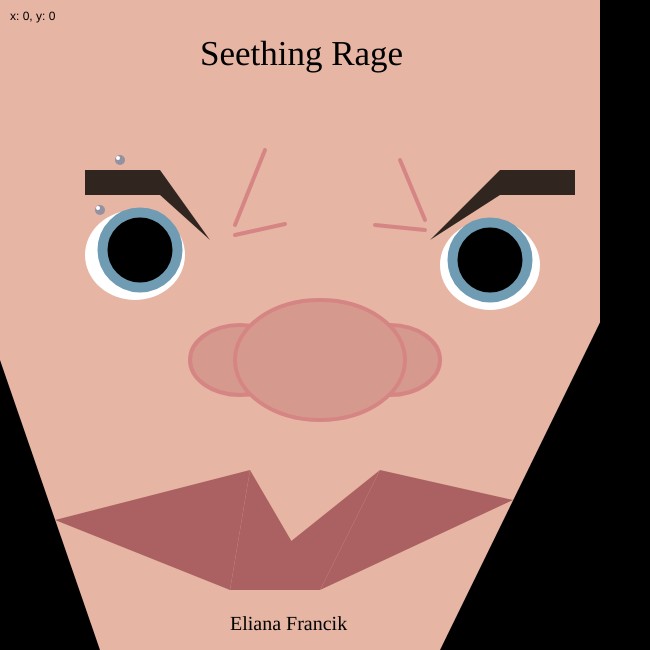
Frame 1 (no input)
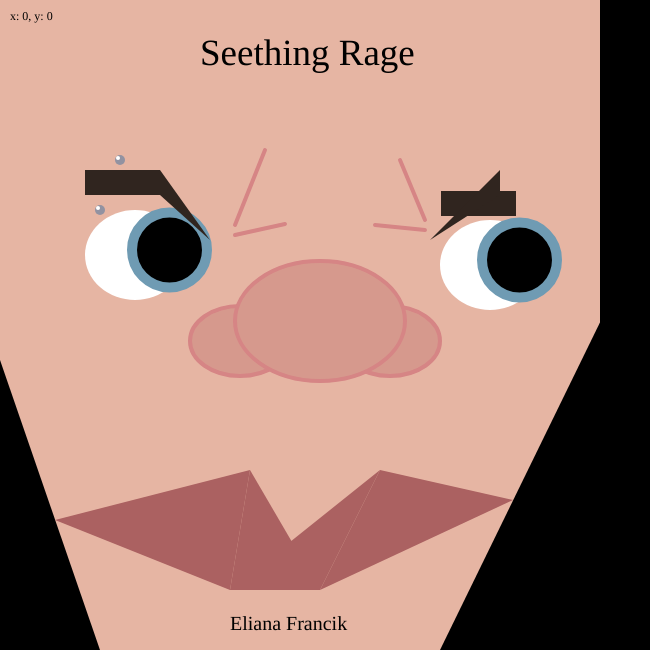
Frame 60 (no input)
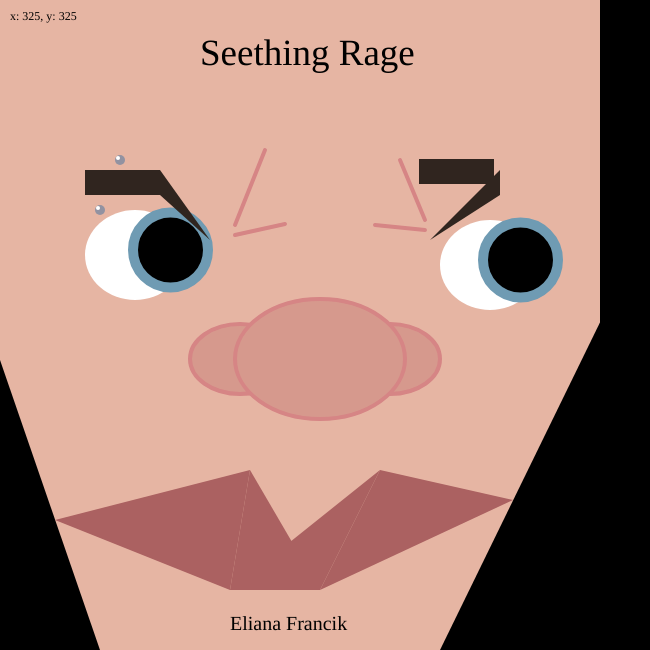
Frame 120 (the mouse pressed at the canvas centre since frame 60)

The p5.js sketch that drew these frames (run headless with seeded random() and noise() and a simulated clock; from frame 60 on, the mouse is pressed at the canvas centre):

// p5.js sketch
// ── sketch.js
// Right Eye Coordinates
var eyerx = 490;
var eyery = 260;
var eyeDirection = 0.5;

// Left Eye Coordinates
var eyelx = 140;
var eyely = 250;

// Nose
var Lnosey = 360;
var LnoseDirection = 1;
var Snosey = 360;
var SnoseDirection = 1;

// Eyebrow Coordinates
var browrx = 500
var browry = 170
var browRXDirection = -1
var browRYDirection = 1
var browlx = 85
var browly = 170
var browLDirection = 1

// Text
var size = 35;
var count = 0;
var sizeDirection = 2;


function setup(){
    createCanvas(650, 650);
}

function draw(){
    background(230, 181, 163);

    // Coordinates
    fill(0);
    noStroke();
    textSize(12);
    text("x: " + round(mouseX) + ", y: " + round(mouseY), 10, 20);


    // Eyewhites
    fill(255);
    ellipse(490,265,100,90);
    ellipse(135,255,100,90);


    // Pupils and Irises
    stroke(111, 155, 179);
    strokeWeight(10);
    fill(0);
    circle(eyerx,eyery,75);
        eyerx+=eyeDirection;
        if(eyerx >= 540 || eyerx <= 440){
        eyeDirection *= -1;
    }

    circle(eyelx,eyely,75);
        eyelx+=eyeDirection;
        if(eyelx >= 185 || eyelx <= 85){
        eyeDirection *= -1;
    }


    // Background
    fill(0);
    noStroke();
    triangle(440, 650, 650, 220, 650, 650);
    triangle(100, 650, 0, 360, 0, 650);
    rect(600, 0, 100, 350)

    // Eyebrows
    fill(48, 37, 31);
    rect(browrx,browry,75,25);
        browrx+=browRXDirection;
        if(browrx >= 500 || browrx <= 400){
        browRXDirection *= -1;
        }
        browry+=browRYDirection;
        if(browry >= 210 || browry <= 145){
        browRYDirection *= -1
        }
    triangle(430, 240, 500, 170, 500, 195);
    rect(85,170,75,25);
    triangle(160, 170, 210, 240, 160, 195);


    // Eyebrow Piercing
    stroke(146, 146, 161);
    strokeWeight(10);
    point(100,210);
    point(120,160);

    stroke(255, 255, 255);
    strokeWeight(4);
    point(98,208);
    point(118,158);


    // Wrinklies
    stroke(214, 133, 133);
    strokeWeight(4);
    line(235,225, 265,150);
    line(425,220, 400,160);
    line(235,235, 285,224);
    line(425,230, 375,225);


    // Nose
    fill(214, 153, 141);
    ellipse(240,Snosey, 100,70);
    ellipse(390,Snosey, 100,70);
    Snosey+=SnoseDirection;
        if(Snosey <= 320 || Snosey >= 380){
        SnoseDirection *= -1;
    }

    ellipse(320,Lnosey, 170,120);
    Lnosey+=LnoseDirection;
        if(Lnosey <= 310 || Lnosey >= 370){
        LnoseDirection *= -1;
    }

        

    // Lips
    fill(171, 97, 97);
    noStroke();
    triangle(55,520, 250,470, 230,590);
    triangle(250,470, 230,590, 320,590);
    triangle(230,590, 380,470, 320,590);
    triangle(320,590, 380,470, 513,500);


    // Text
    fill(0);
    textSize(20);
    textFont('Times New Roman');
    text('Eliana Francik', 230, 630);
    
    fill(0);
    textSize(size);
    size+= sizeDirection;
    count++;
    if(count > 5){
        sizeDirection *=-1;
        count = 0;
    }
    text("Seething Rage", 200, 65);
    
}
